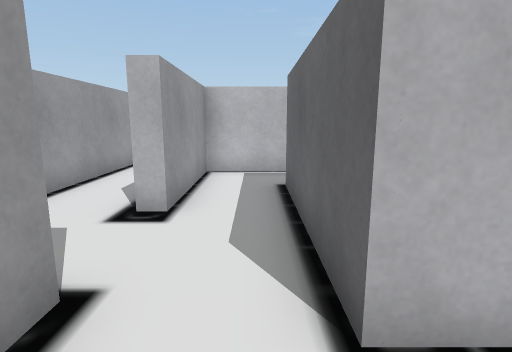
[1] (above)

16 first-person views from a walk through a 3-D level made in the Unity game engine. The camera is 1.4 m above the floor, tilts 10° down and sees 80° across. The floor is counted in squares, 1 m on a side. Each view is taken from the middle of a square. On the plan, view 1 faces up. The plan holds only what a view shows up to about 14 squares ahead; the rest is blank. The place goes on beyond the plan. The player is left out. Some surface patterns are stand-ins.

[2]
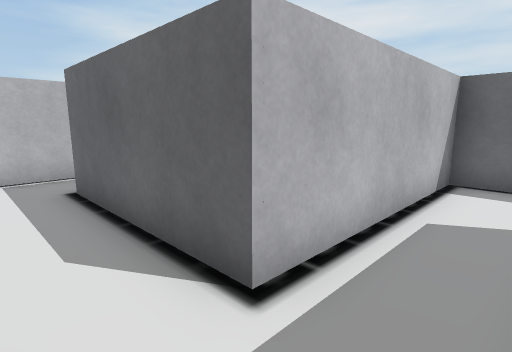

[3]
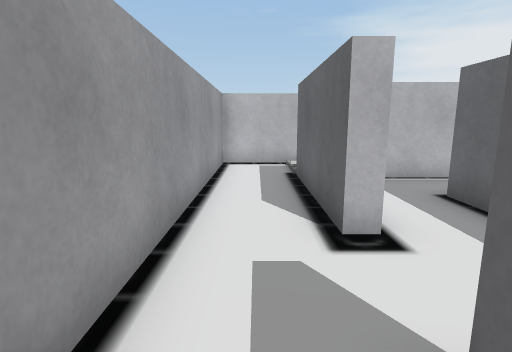

[4]
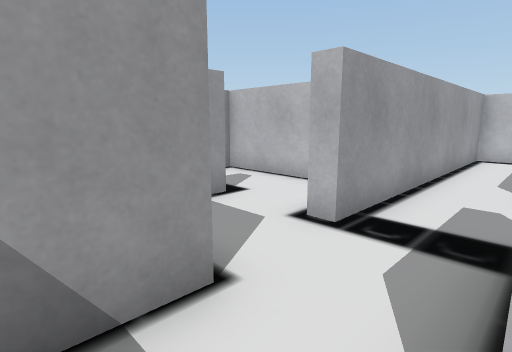

[5]
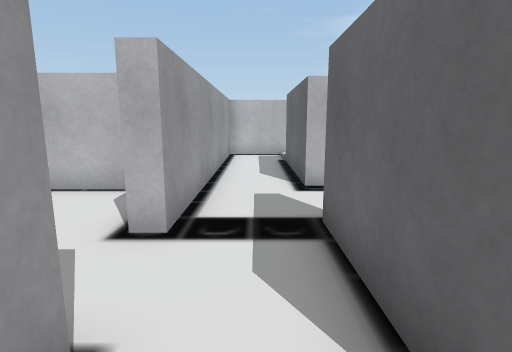

[6]
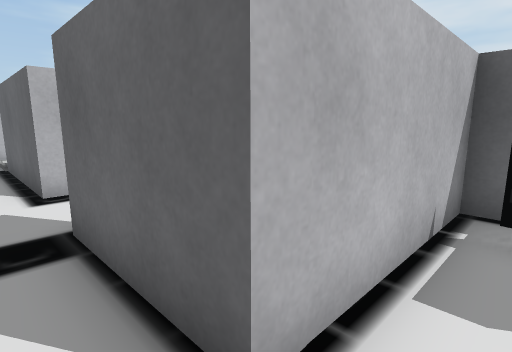

[7]
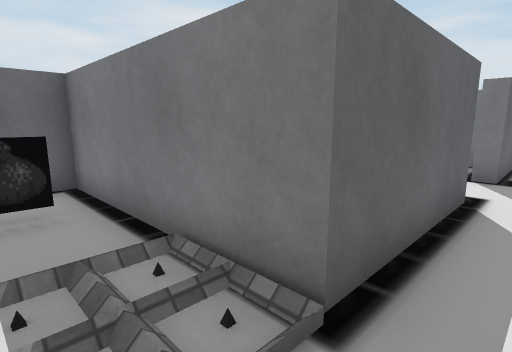

[8]
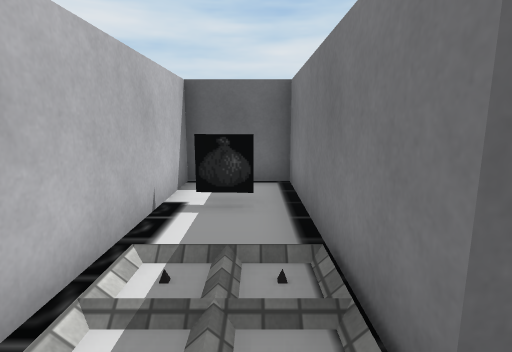

[9]
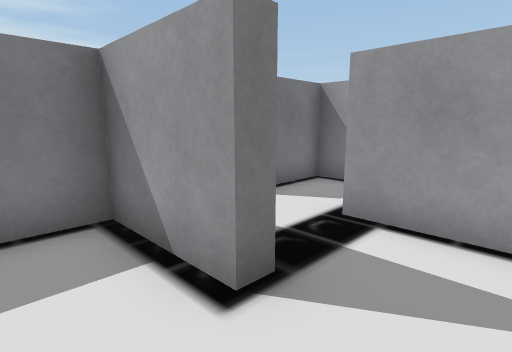

[10]
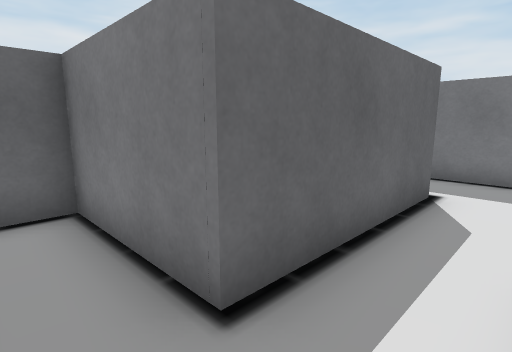

[11]
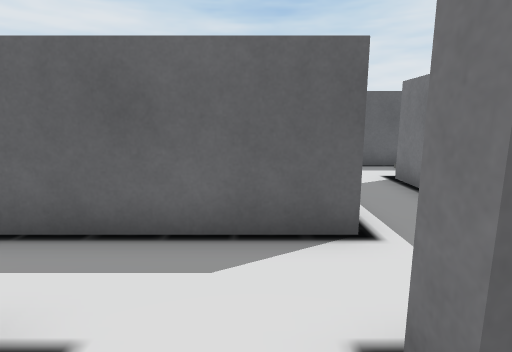

[12]
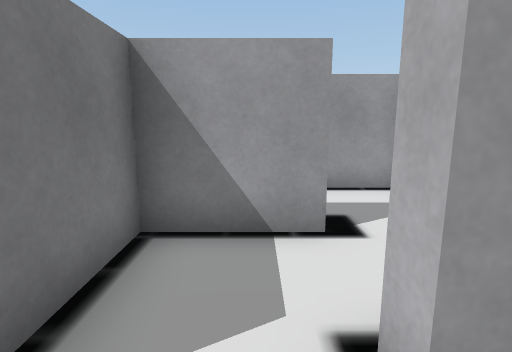

[13]
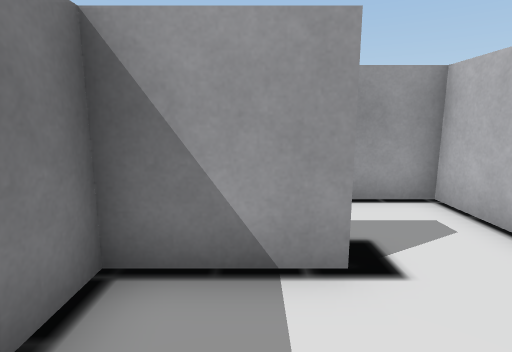

[14]
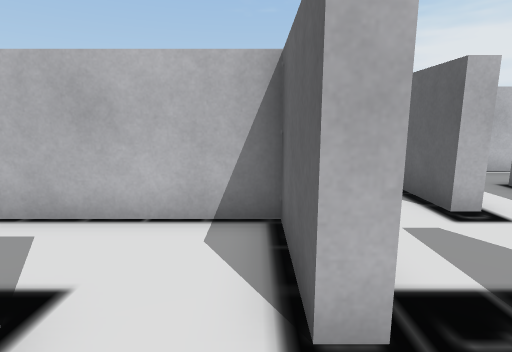

[15]
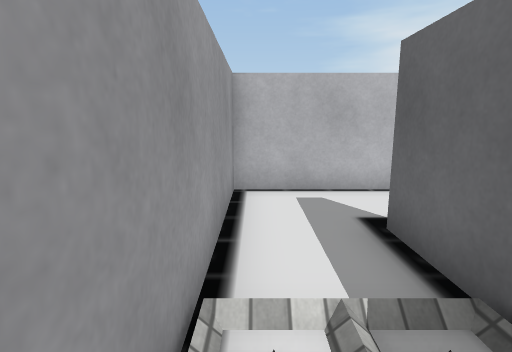

[16]
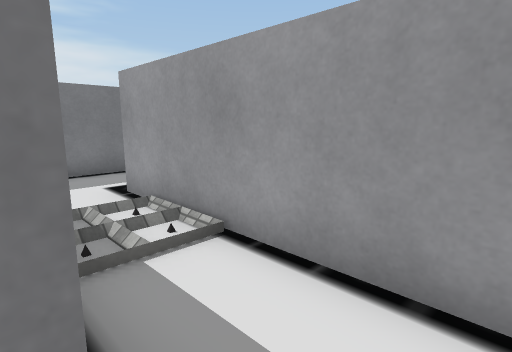

### Floor plan
Key: @ floor where view 1 was taken; # wall or solid block; . floor; / step, stairs or slope; = window, fence, low wall or low ledge.
Columns run from 10 left of view 1 to 7 right of it. Each row starts with its distance up from view 1.
 12       #########
 11       #..//.#.#
 10       #..//...#
  9       #.#######
  8       #.#.....#
  7       #.#..####
  6       #.#..#
  5       #.#..#
  4 #######....#
  3 #....##....#
  2 #....##.#..#######
  1 #..#....#........#
  0 #//#....#.@......#
 -1 #//####.#######..#
 -2 #..   #....=.#   #

Positions as (right, up) in squares from view 1, and headings:
1: (0, 0), facing up
2: (-1, 0), facing up-right
3: (-3, 1), facing up
4: (-2, -2), facing up-left
5: (-3, -2), facing up
6: (-3, -2), facing up-right
7: (-3, 11), facing down-right
8: (-3, 10), facing right
9: (0, 4), facing down-left
10: (-1, 8), facing down-right
11: (-3, 3), facing right
12: (-3, 1), facing left
13: (-4, 1), facing left
14: (-5, 0), facing up
15: (-9, -2), facing up
16: (-7, 3), facing down-left
